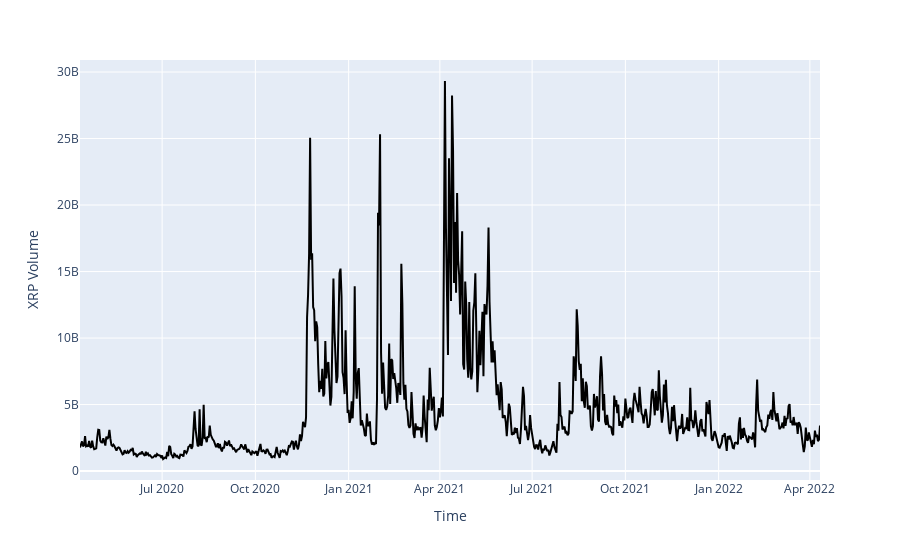

The cell this chart's notebook holds for it:
### Code cell
xrpvolgraph = xrp_vol_df.reset_index()
px.line(data_frame=xrpvolgraph,x = 'Time',y = 'XRP Volume',color_discrete_sequence = ['black'])

### Figure 1 — Plotly figure (JSON) as saved in the notebook; plotly's stock layout.template omitted (floating-point values rounded to 4 significant figures; data arrays with more than 128 entries replaced by an {"elided": "..."} marker saying what was removed)
{"data": [{"hovertemplate": "Time=%{x}<br>XRP Volume=%{y}<extra></extra>", "legendgroup": "", "line": {"color": "black", "dash": "solid"}, "marker": {"symbol": "circle"}, "mode": "lines", "name": "", "orientation": "v", "showlegend": false, "type": "scatter", "x": {"elided": "731 str values"}, "xaxis": "x", "y": {"elided": "731 float values"}, "yaxis": "y"}], "layout": {"legend": {"tracegroupgap": 0}, "margin": {"t": 60}, "xaxis": {"anchor": "y", "domain": [0, 1], "title": {"text": "Time"}}, "yaxis": {"anchor": "x", "domain": [0, 1], "title": {"text": "XRP Volume"}}}}
